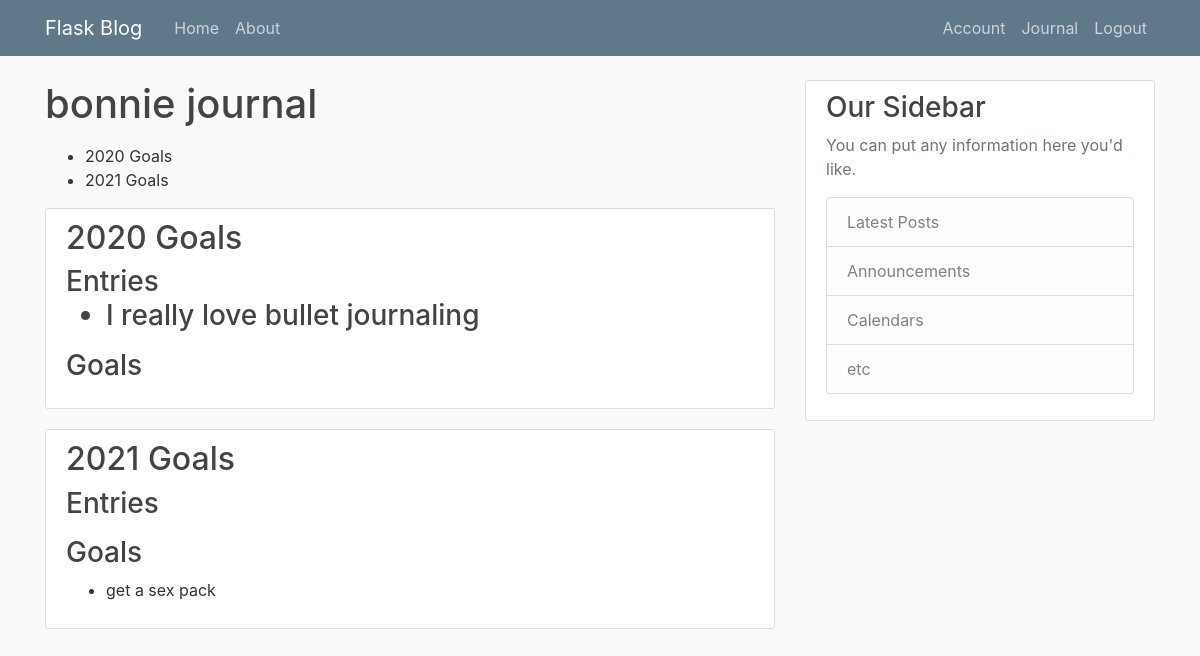
/journal (signed in), run on an earlier commit of the app's database.
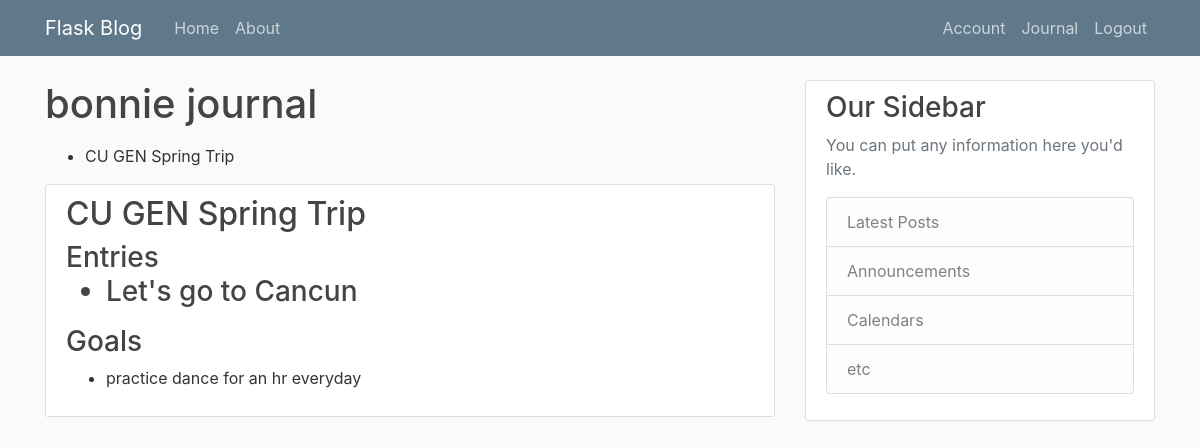
And on a later commit of the database.
### flaskblog/models.py (models this page shows, shortened)
class Page(db.Model):
    id = db.Column(db.Integer, primary_key=True)
    user_id = db.Column(db.Integer, db.ForeignKey('user.id')) # can be nullable
    community_id = db.Column(db.Integer, db.ForeignKey('community.id')) # can be nullable
    title = db.Column(db.String(100), nullable=False)
    entries = db.relationship("Entry", backref="page")
    goals = db.relationship("Goal", backref="page")

class Entry(db.Model):
    id = db.Column(db.Integer, primary_key=True)
    page_id = db.Column(db.Integer, db.ForeignKey('page.id'), nullable=False)
    text = db.Column(db.String(500), nullable=False)

class Goal(db.Model):
    id = db.Column(db.Integer, primary_key=True)
    page_id = db.Column(db.Integer, db.ForeignKey('page.id'), nullable=False)
    goals = db.Column(db.String(500), nullable=False)

### flaskblog/routes.py (the view)
@app.route("/journal")
@login_required
def journal():
    pages = Page.query.filter_by(user_id=current_user.id).all()
    entries = {}
    goals = {}
    for page in pages:
        entries[page.id] = Entry.query.filter_by(page_id=page.id).all()
        goals[page.id] = Goal.query.filter_by(page_id=page.id).all()
    return render_template('profile.html', pages=pages, entries=entries, goals=goals, user=current_user)

### flaskblog/models.py (called while the page is built)
@login_manager.user_loader
def load_user(user_id):
    return User.query.get(int(user_id))

### flaskblog/templates/profile.html
{% extends "layout.html" %}
{% block content %}
    <h1 class="mb-3">{{ user.username }} journal</h1>
    <ul>
        {% for page in pages %}
        <li> {{ page.title }} </li>
        {% endfor %}
    </ul>
    {% for page in pages %}
        <article class="media content-section">
          <div class="media-body">
            <h2>{{ page.title }} </h2>
            <h3> Entries </3>
            <ul>
                {% for entry in entries.get(page.id) %}
                <li> {{ entry.text }} </li>
                {% endfor %}
            </ul>
            <h3>Goals</h3>
            <ul>
                {% for goal in goals.get(page.id) %}
                <li> {{ goal.goals }} </li>
                {% endfor %}
            </ul>
          </div>
        </article>
    {% endfor %}
{% endblock content %}

What changed in the data, as far as the page shows it:
no longer on this page (row edited): Page: title "2020 Goals"
no longer on this page (row edited): Page: title "2021 Goals"
no longer on this page (row unchanged): Entry: text "I really love bullet journaling", shown under "2020 Goals"
no longer on this page (row unchanged): Goal: goals "get a sex pack", shown under "2021 Goals"
added Page: title "CU GEN Spring Trip"
added Entry: text "Let's go to Cancun", shown under "CU GEN Spring Trip"
added Goal: goals "practice dance for an hr everyday", shown under "CU GEN Spring Trip"
